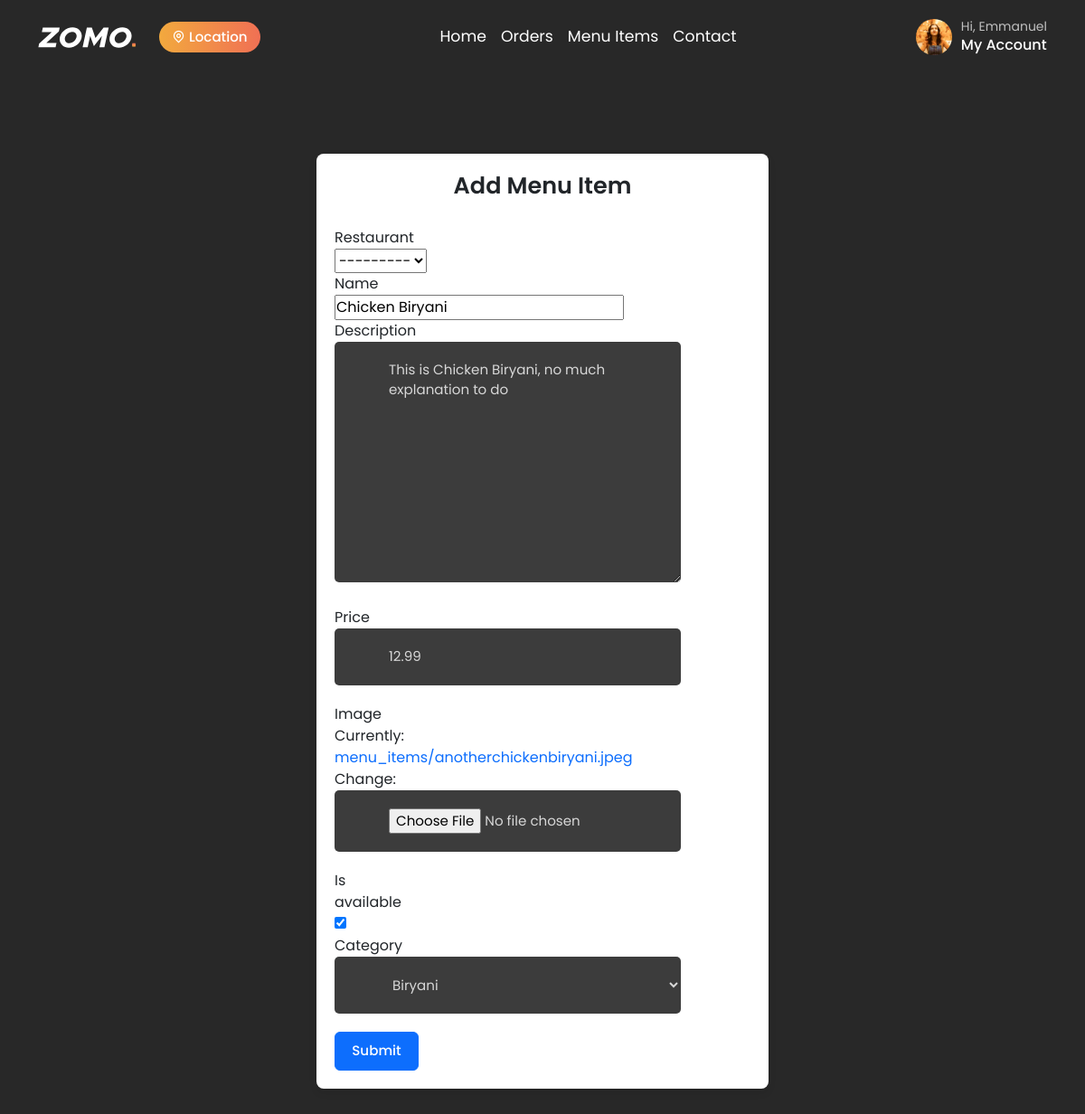
Screenshot of /edit-menu-item/33/ (signed in) with the database file from the repository.
### user/models.py (models this page shows, shortened)
class User(AbstractBaseUser, PermissionsMixin):
    ROLE_CHOICES = [
        ('customer', 'Customer'),
        ('restaurant', 'Restaurant'),
        ('delivery_person', 'Delivery Person'),
    ]
    email = models.EmailField(_('email address'), unique=True)
    first_name = models.CharField(_('first name'), max_length=30, blank=True)
    last_name = models.CharField(_('last name'), max_length=30, blank=True)
    is_active = models.BooleanField(_('active'), default=True)
    is_staff = models.BooleanField(_('staff status'), default=False)
    role = models.CharField(max_length=15, choices=ROLE_CHOICES, default='customer')
    date_joined = models.DateTimeField(_('date joined'), default=timezone.now)
    groups = models.ManyToManyField(Group, related_name='custom_user_set', blank=True)
    user_permissions = models.ManyToManyField(Permission, related_name='custom_user_permissions_set', blank=True)
    phone_number = models.CharField(max_length=15, blank=True)
    objects = UserManager()
    USERNAME_FIELD = 'email'  # Set email as the unique identifier for authentication
    EMAIL_FIELD = 'email'
    REQUIRED_FIELDS = []

### restaurant/models.py (models this page shows, shortened)
class MenuItem(models.Model):
    restaurant = models.ForeignKey(Restaurant, on_delete=models.CASCADE, related_name='menu_items', null=True, blank=True)
    menu = models.ForeignKey(Menu, on_delete=models.CASCADE, related_name='menu_items', null=True, blank=True)
    name = models.CharField(max_length=100)
    description = models.TextField()
    price = models.DecimalField(max_digits=6, decimal_places=2)
    image = models.ImageField(upload_to='menu_items/')
    is_available = models.BooleanField(default=True)
    category = models.ForeignKey('Category', on_delete=models.SET_NULL, null=True, related_name='menu_items')
    menu_item_id = models.AutoField(primary_key=True)
    preparation_time = models.IntegerField(default=30)

### restaurant/views.py (the view)
# urls.py: path('edit-menu-item/<int:menu_item_id>/', views.edit_menu_item, name='edit-menu-item'),
@login_required
def edit_menu_item(request, menu_item_id):
    menu_item = get_object_or_404(MenuItem, menu_item_id=menu_item_id)
    if request.method == 'POST':
        form = MenuItemForm(request.POST, request.FILES, instance=menu_item, user=request.user)
        if form.is_valid():
            form.save()
            return redirect('menu-item-list')  # Redirect to the menu item list page or wherever appropriate
    else:
        form = MenuItemForm(instance=menu_item, user=request.user)
    return render(request, 'restaurant/edit-menu-item.html', {'form': form})

### restaurant/forms.py
class MenuItemForm(forms.ModelForm):
    class Meta:
        model = MenuItem
        fields = ['restaurant','name', 'description', 'price', 'image', 'is_available', 'category']
        widgets = {
            'is_available': forms.CheckboxInput(),
            'category': forms.Select(choices=[(category.id, category.name) for category in Category.objects.all()]),
            'restaurant': forms.Select(),
        }
    def __init__(self, *args, **kwargs):
        self.user = kwargs.pop('user', None)  # Extract user from kwargs
        super(MenuItemForm, self).__init__(*args, **kwargs)
        if self.user is not None:
            self.fields['restaurant'].queryset = Restaurant.objects.filter(owner=self.user)

### restaurant/models.py (called while the page is built)
    def __str__(self):
        return self.name

### restaurant/templates/restaurant/edit-menu-item.html (shortened to what this page needs)
{% extends 'restaurant/base.html' %}
{% block content %}
{% load static %}
</head>
<body>
<div class="form-container">
<h2 class="form-title">Add Menu Item</h2>
<form method="post" class="form-horizontal" role="form" enctype="multipart/form-data" >
    <div class="form-group">
        {% for field in form %}
        <label for="{{ field.id_for_label }}" class="col-sm-2 control-label">{{ field.label }}</label>
        <div class="col-sm-10">
            {{ field }}
        </div>
        {% endfor %}
    </div>
    <div class="form-group">
        <div class="col-sm-offset-2 col-sm-10">
            <button type="submit" class="btn btn-primary">Submit</button>
        </div>
    </div>
</form>
</div>
{% endblock %}

### restaurant/templates/restaurant/base.html (shortened to what this page needs)
{% load static %}
<!DOCTYPE html>
<html lang="en">
    <head>
        <link rel="stylesheet" type="text/css" id="rtl-link" href="{% static 'customer/assets/css/vendors/bootstrap.css' %}">
        <link rel="stylesheet" type="text/css" href="{% static 'customer/assets/css/vendors/swiper-bundle.min.css' %}">
        <link rel="stylesheet" type="text/css" href="{% static 'customer/assets/css/fancybox.css' %}">
        <link rel="stylesheet" type="text/css" href="{% static 'customer/assets/css/vendors/remixicon.css' %}">
        <link rel="stylesheet" href="https://cdnjs.cloudflare.com/ajax/libs/font-awesome/6.0.0-beta3/css/all.min.css">
        <link rel="stylesheet" id="change-link" type="text/css" href="{% static 'customer/assets/css/style.css' %}">
    </head>
    <body class="position-relative white-bg dark">
    <header>
        <div class="container">
            <nav class="navbar navbar-expand-lg p-0">
                <a href="{% url 'home' %}">
                    <img class="img-fluid logo" src="{% static 'customer/assets/images/svg/logo.svg' %}" alt="logo">
                </a>
                <a target="_blank" href="#!" data-bs-toggle="modal" data-bs-target="#location"
                    class="btn btn-sm theme-btn location-btn mt-0 ms-3 d-flex align-content-center gap-1">
                    <i class="ri-map-pin-line"></i> Location
                </a>
                <div class="nav-option order-md-2">
                    <div class="profile-part dropdown-button order-md-2">
                        <img class="img-fluid profile-pic" src="{% static 'customer/assets/images/icons/p5.png' %}" alt="profile">
                        <div>
                            {% if user.is_authenticated %}
                                <h6 class="fw-normal">Hi, {{ user.first_name }}</h6>
                                <h5 class="fw-medium">My Account</h5>
                            {% else %}
                                <h6 class="fw-normal">Hi, Visitor</h6>
                                <h5 class="fw-medium">My Account</h5>
                                {% endif %}
                        </div>
                    </div>
                </div>
                <div class="offcanvas offcanvas-end" tabindex="-1" id="offcanvasNavbar">
                    <div class="offcanvas-body">
                        <ul class="navbar-nav justify-content-center flex-grow-1">
                            <li class="nav-item">
                                <a class="nav-link" href="{% url 'home' %}">Home</a>
                            </li>
                            <li class="nav-item">
                                <a class="nav-link" href="{% url 'order-list' %}">Orders</a>
                            </li>
                            <li class="nav-item">
                                <a class="nav-link" href="{% url 'menu-item-list' %}">Menu Items</a>
                            </li>
                            <li class="nav-item">
                                <a class="nav-link" href="{% url 'contact' %}">Contact</a>
                            </li>
                        </ul>
                    </div>
                </div>
            </nav>
        </div>
    </header>
    <br>
    <br>
    <br>
    <br>
    <br>
        {% block content %}
        {% endblock %}
</body>
</html>

### customer/static/customer/assets/css/fancybox.css (style rules this page uses)
:root { --f-spinner-width: 36px;--f-spinner-height: 36px;--f-spinner-color-1: rgba(0, 0, 0, 0.1);--f-spinner-color-2: rgba(17, 24, 28, 0.8);--f-spinner-stroke: 2.75 }
:root { --f-button-width: 40px;--f-button-height: 40px;--f-button-border: 0;--f-button-border-radius: 0;--f-button-color: #374151;--f-button-bg: #f8f8f8;--f-button-hover-bg: #e0e0e0;--f-button-active-bg: #d0d0d0;--f-button-shadow: none;--f-button-transition: all 0.15s ease;--f-button-transform: none;--f-button-svg-width: 20px;--f-button-svg-height: 20px;--f-button-svg-stroke-width: 1.5;--f-button-svg-fill: none;--f-button-svg-filter: none;--f-button-svg-disabled-opacity: 0.65 }

### restaurant/templates/restaurant/edit-menu-item.html (style rules this page uses)
.form-container { max-width: 500px; margin: 50px auto; padding: 20px; background-color: #fff; border-radius: 8px; box-shadow: 0 4px 8px rgba(0,0,0,0.1); }
.form-title { margin-bottom: 30px; text-align: center; }

### rows the page displays
User: first_name "Emmanuel"
MenuItem: form "---------" "Chicken Biryani" "This is Chicken Biryani, no much explanation to do" "12.99" "☑" "Biryani"

### other values shown
{{ field.label }} "Restaurant" "Name" "Description" "Price" "Image" "Is available" "Category"
